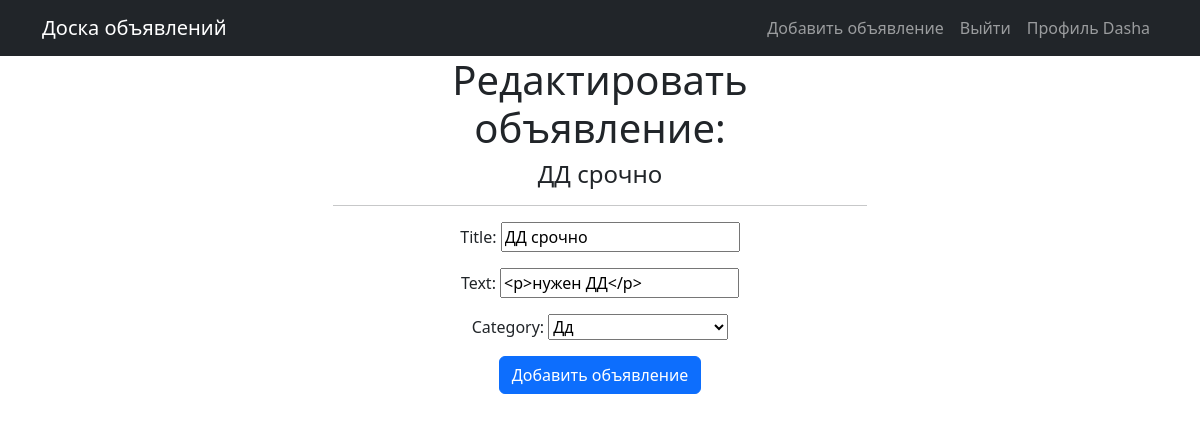
The page /posts/post/create/27 (signed in) on the database its author committed.
### message_board/models.py (models this page shows, shortened)
class User(AbstractUser):
    code = models.CharField(max_length=15, blank=True, null=True)

class Post(models.Model):
    post_author = models.ForeignKey(User, on_delete=models.CASCADE)
    title = models.CharField(max_length=255)
    text = RichTextUploadingField()
    date = models.DateTimeField(auto_now=True)#обновляет метку каждый раз при изменении (сохранении) строки в базе
    category = models.ForeignKey(Category, on_delete=models.CASCADE)

### message_board/views.py (the view)
# urls.py: path('post/create/<int:pk>', PostUpdate.as_view(), name='post_update'),
class PostUpdate(UpdateView):
    model = Post
    form_class = PostForm
    template_name = 'post_update.html'
    def get_object(self, **kwargs):
        id = self.kwargs.get('pk')
        return Post.objects.get(pk=id)
    def get_context_data(self, **kwargs):
        context = super().get_context_data(**kwargs)
        context['post_author'] = Post.objects.get(pk=self.kwargs.get('pk')).post_author
        return context

### message_board/forms.py
class PostForm(ModelForm):
    class Meta:
        model = Post
        fields = [
            'title',
            'text',
            'category',
        ]
        widgets = {
            'text': CKEditorUploadingWidget(), #поле для загрузки файлов при помощи ckeditor
        }

### message_board/models.py (called while the page is built)
    def __str__(self):
        return self.name.title()

### templates/post_update.html (shortened to what this page needs)
{% extends 'flatpages/default.html' %}
{% block content %}
<div class="container">
    <div class="row justify-content-center">
        <div class="col-md-6 text-center">
            <h1>Редактировать объявление:</h1>
            <h4>{{ post.title }}</h4>
            <hr>
            {% if user.username == post_author.username %}
            <form action="" method="post">
                {{ form.as_p }}
                <input type="submit" class="btn btn-primary" value="Добавить объявление" />
            </form>
            {% else %}
                <h3>Вы не можете редактировать чужие объявления</h3>
            {% endif %}
        </div>
    </div>
</div>
 {% endblock content %}

### templates/flatpages/default.html (shortened to what this page needs)
<!DOCTYPE html>
<html lang="en">
    <head>
        {% load static %}
        <link href="{% static 'css/styles.css' %}" rel="stylesheet" />
    </head>
    <body>
        <nav class="navbar navbar-expand-lg navbar-dark bg-dark">
            <div class="container">
                <a class="navbar-brand" href="{% url 'posts_list' %}">Доска объявлений</a>
                <div class="collapse navbar-collapse" id="navbarSupportedContent">
                    <ul class="navbar-nav ms-auto mb-2 mb-lg-0">
                        {% if user.is_authenticated %}
                            <li class="nav-item"><a class="nav-link" href="{% url 'post_create' %}">Добавить объявление</a></li>
                            <li class="nav-item"><a class="nav-link" href="{% url 'logout' %}">Выйти</a></li>
                            <a class="nav-link" id="navbarDropdown" href="{% url 'profile' %}" role="button" data-bs-toggle="dropdown" aria-expanded="false">Профиль {{ request.user.username }}</a>
                        {% else %}
                            <li class="nav-item"><a class="nav-link" href="{% url 'profile' %}">Войти</a></li>
                        {% endif %}
                    </ul>
                </div>
            </div>
        </nav>
        <div class="container">
            <div class="row">
                <div class="col-lg-12 ">
                    {% block content %}{% endblock content %}
                </div>
            </div>
        </div>
    </body>
</html>

### rows shown on the page
User: user.username "Dasha"
Post: title "ДД срочно", text "<p>нужен ДД</p>", category "Дд"
